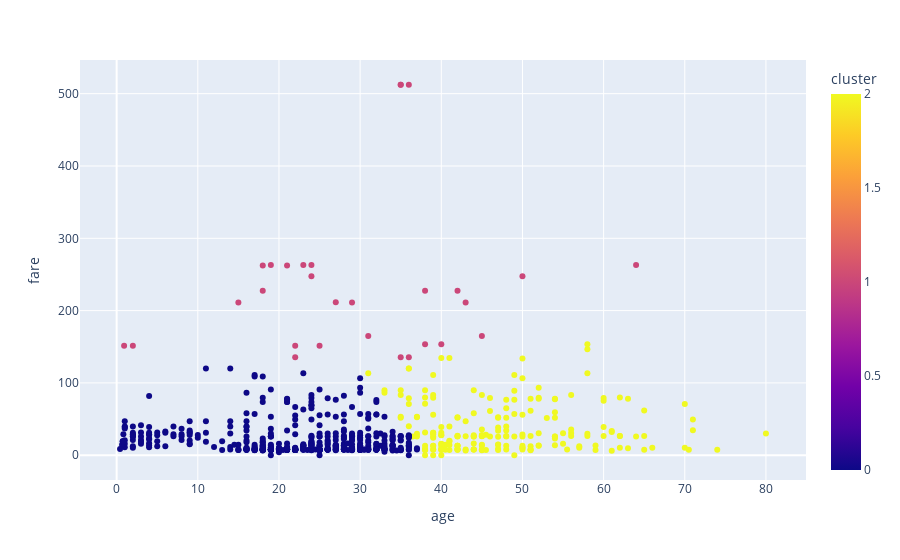

Write notebook code for a chart like this one.
### Code cell
import plotly.express as px
fig=px.scatter(df,x='age',y='fare',color='cluster')
fig.show()

### Figure 1 — Plotly figure (JSON) as saved in the notebook; plotly's stock layout.template omitted (floating-point values rounded to 4 significant figures; data arrays with more than 128 entries replaced by an {"elided": "..."} marker saying what was removed)
{"data": [{"hovertemplate": "age=%{x}<br>fare=%{y}<br>cluster=%{marker.color}<extra></extra>", "legendgroup": "", "marker": {"color": {"elided": "891 int values"}, "coloraxis": "coloraxis", "symbol": "circle"}, "mode": "markers", "name": "", "orientation": "v", "showlegend": false, "type": "scatter", "x": {"elided": "891 float values"}, "xaxis": "x", "y": {"elided": "891 float values"}, "yaxis": "y"}], "layout": {"coloraxis": {"colorbar": {"title": {"text": "cluster"}}, "colorscale": [[0, "#0d0887"], [0.1111, "#46039f"], [0.2222, "#7201a8"], [0.3333, "#9c179e"], [0.4444, "#bd3786"], [0.5556, "#d8576b"], [0.6667, "#ed7953"], [0.7778, "#fb9f3a"], [0.8889, "#fdca26"], [1, "#f0f921"]]}, "legend": {"tracegroupgap": 0}, "margin": {"t": 60}, "xaxis": {"anchor": "y", "domain": [0, 1], "title": {"text": "age"}}, "yaxis": {"anchor": "x", "domain": [0, 1], "title": {"text": "fare"}}}}
